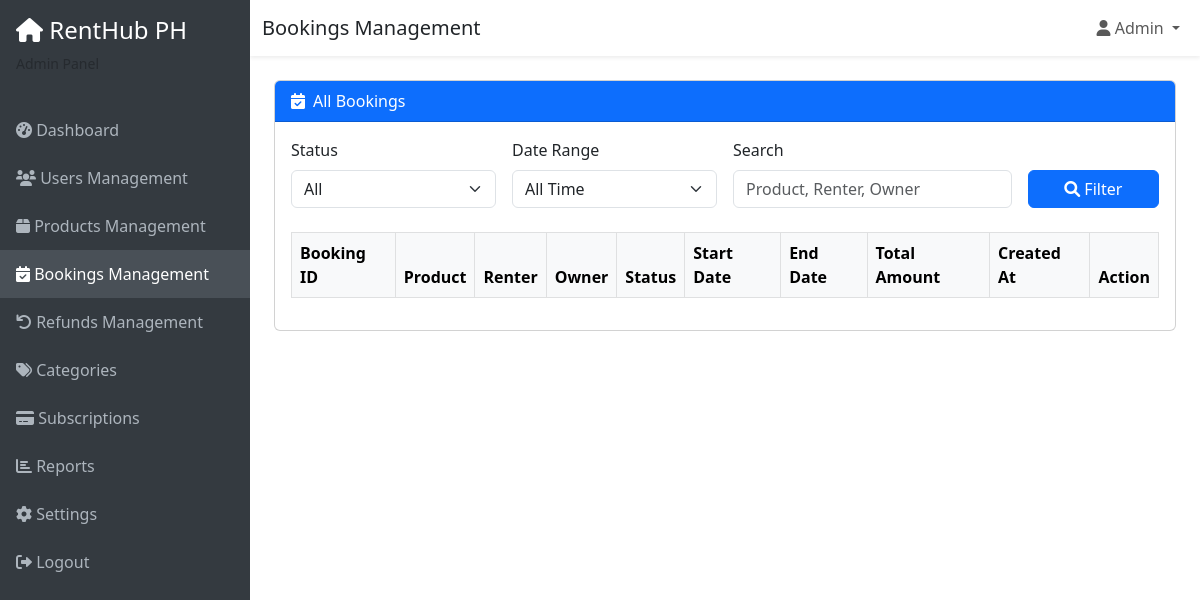
/admin/bookings.php (signed in), run on an earlier commit of the app's database.
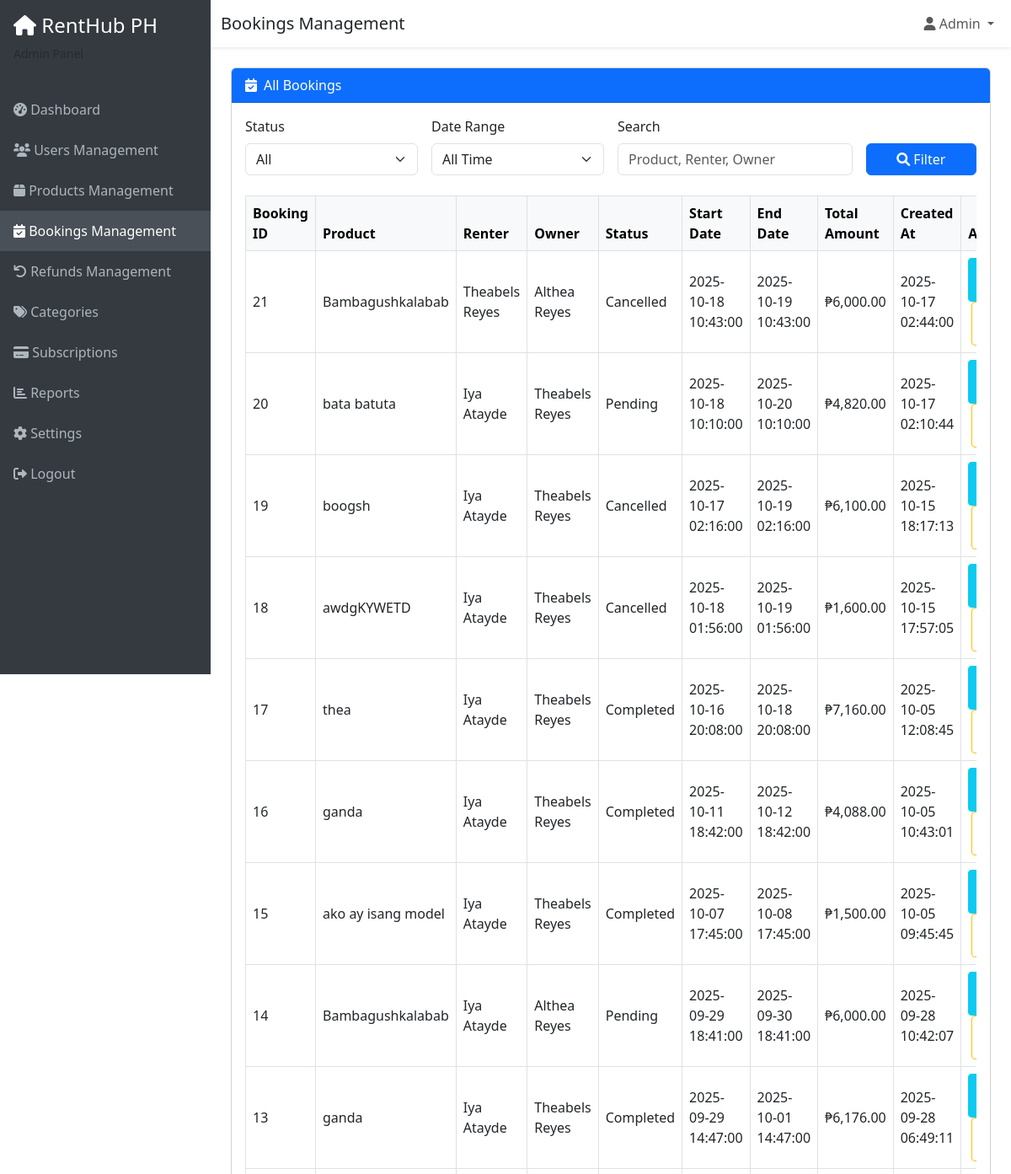
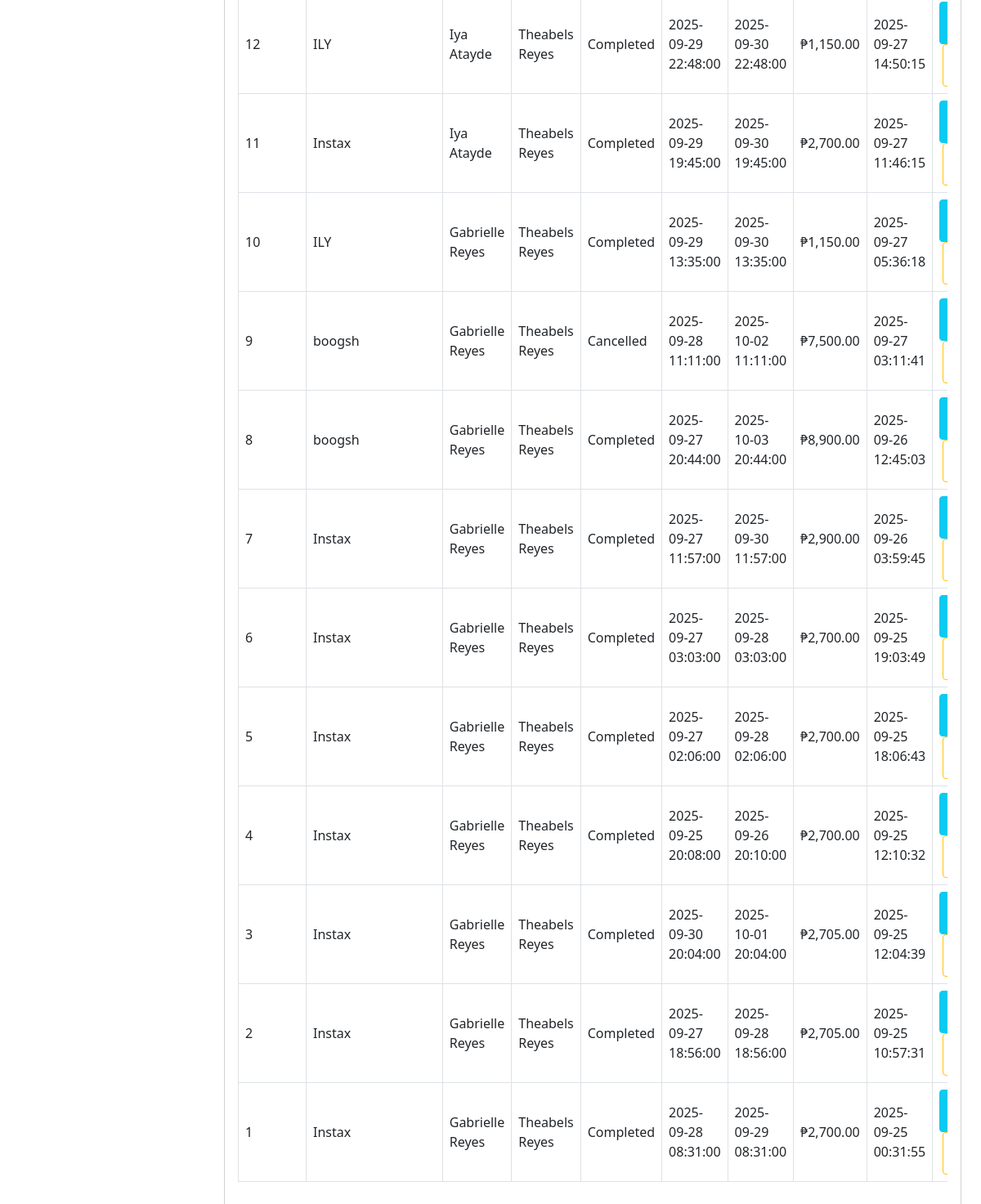
And on a later commit of the database (2 pictures, top to bottom).
### tables this page shows
CREATE TABLE `bookings` (
  `BookingID` int(11) NOT NULL,
  `ProductID` int(11) DEFAULT NULL,
  `RenterID` int(11) DEFAULT NULL,
  `OwnerID` int(11) DEFAULT NULL,
  `Book_StartDate` datetime NOT NULL,
  `Book_EndDate` datetime NOT NULL,
  `Book_TotalAmount` decimal(10,2) NOT NULL,
  `Book_SecurityDeposit` decimal(10,2) DEFAULT NULL,
  `Book_DeliveryFee` decimal(8,2) DEFAULT NULL,
  `Book_Status` varchar(50) DEFAULT 'Pending',
  `Book_PickupType` varchar(20) DEFAULT NULL,
  `Book_CreatedAt` timestamp NOT NULL DEFAULT current_timestamp(),
  `Book_UpdatedAt` timestamp NOT NULL DEFAULT current_timestamp() ON UPDATE current_timestamp(),
  `Book_CancelReason` text DEFAULT NULL,
  `Book_Notes` text DEFAULT NULL,
  `Book_Damaged` tinyint(1) NOT NULL DEFAULT 0
);

CREATE TABLE `products` (
  `ProductID` int(11) NOT NULL,
  `OwnerID` int(11) DEFAULT NULL,
  `CategoryID` int(11) DEFAULT NULL,
  `Prod_Name` varchar(255) NOT NULL,
  `Prod_Description` text DEFAULT NULL,
  `Prod_Brand` varchar(100) DEFAULT NULL,
  `Prod_Model` varchar(100) DEFAULT NULL,
  `Prod_Condition` varchar(50) DEFAULT NULL,
  `Prod_RentalPrice` decimal(10,2) NOT NULL,
  `Prod_PriceType` varchar(20) DEFAULT NULL,
  `Prod_SecurityDeposit` decimal(10,2) DEFAULT NULL,
  `Prod_MinRentalDuration` int(11) DEFAULT NULL,
  `Prod_MaxRentalDuration` int(11) DEFAULT NULL,
  `Prod_Availability` tinyint(1) DEFAULT 1,
  `Prod_CreatedAt` timestamp NOT NULL DEFAULT current_timestamp(),
  `Prod_UpdatedAt` timestamp NOT NULL DEFAULT current_timestamp() ON UPDATE current_timestamp(),
  `Prod_Status` varchar(50) DEFAULT 'Active',
  `Prod_IsFeatured` tinyint(1) DEFAULT 0,
  `Prod_FeaturedUntil` datetime DEFAULT NULL
);

CREATE TABLE `user_accounts` (
  `UserID` int(11) NOT NULL,
  `User_Name` varchar(255) NOT NULL,
  `User_Email` varchar(255) NOT NULL,
  `User_Password` varchar(255) NOT NULL,
  `User_Phone` varchar(20) DEFAULT NULL,
  `User_Role` int(11) DEFAULT NULL,
  `User_CreatedAt` timestamp NOT NULL DEFAULT current_timestamp(),
  `User_UpdatedAt` timestamp NOT NULL DEFAULT current_timestamp() ON UPDATE current_timestamp(),
  `User_Photo` varchar(255) DEFAULT NULL,
  `User_IsVerified` tinyint(1) DEFAULT 0,
  `User_Status` varchar(50) DEFAULT 'Active',
  `User_Birthdate` date DEFAULT NULL,
  `User_Gender` varchar(20) DEFAULT NULL,
  `User_Bio` text DEFAULT NULL
);

### admin/bookings.php (the view, shortened to what the changed rows need)
<?php
$database = new Database();
$conn = $database->getConnection();
$conditions = [];
$params = [];
$where = $conditions ? ('WHERE ' . implode(' AND ', $conditions)) : '';
$query = "SELECT b.*, p.Prod_Name, p.Prod_Description, u1.User_Name AS Renter_Name, u2.User_Name AS Owner_Name
          FROM bookings b
          JOIN products p ON b.ProductID = p.ProductID
          JOIN user_accounts u1 ON b.RenterID = u1.UserID
          JOIN user_accounts u2 ON p.OwnerID = u2.UserID
          $where
          ORDER BY b.Book_CreatedAt DESC";
$stmt = $conn->prepare($query);
$stmt->execute($params);
$bookings = $stmt->fetchAll(PDO::FETCH_ASSOC);
?>
<!DOCTYPE html>
<html lang="en">
<head>
    <link href="https://cdn.jsdelivr.net/npm/bootstrap@5.3.0/dist/css/bootstrap.min.css" rel="stylesheet">
    <link href="https://cdnjs.cloudflare.com/ajax/libs/font-awesome/6.0.0/css/all.min.css" rel="stylesheet">
</head>
<body>
    <div class="main-content">
        <div class="container-fluid p-4">
            <div class="card mb-4">
                <div class="card-body">
                    <div class="table-responsive">
                        <table class="table table-bordered table-hover align-middle">
                            <thead class="table-light">
                                <tr class="<?php echo isset($_SESSION['flagged_bookings'][$booking['BookingID']]) ? 'table-warning' : ''; ?>">
                                    <th>Booking ID</th>
                                    <th>Product</th>
                                    <th>Renter</th>
                                    <th>Owner</th>
                                    <th>Status</th>
                                    <th>Start Date</th>
                                    <th>End Date</th>
                                    <th>Total Amount</th>
                                    <th>Created At</th>
                                       <th>Action</th>
                                </tr>
                            </thead>
                            <tbody>
                                <?php foreach($bookings as $booking): ?>
                                <tr>
                                    <td><?php echo $booking['BookingID']; ?></td>
                                    <td><?php echo htmlspecialchars($booking['Prod_Name']); ?></td>
                                    <td><?php echo htmlspecialchars($booking['Renter_Name']); ?></td>
                                    <td><?php echo htmlspecialchars($booking['Owner_Name']); ?></td>
                                    <td><?php echo htmlspecialchars($booking['Book_Status']); ?></td>
                                    <td><?php echo htmlspecialchars($booking['Book_StartDate']); ?></td>
                                    <td><?php echo htmlspecialchars($booking['Book_EndDate']); ?></td>
                                    <td>₱<?php echo number_format($booking['Book_TotalAmount'], 2); ?></td>
                                    <td><?php echo htmlspecialchars($booking['Book_CreatedAt']); ?></td>
                                    <td>
                                        <button class="btn btn-sm btn-info" data-bs-toggle="modal" data-bs-target="#detailsModal<?php echo $booking['BookingID']; ?>">
                                        </button>
                                        <form method="post" style="display:inline">
                                            <button type="submit" class="btn btn-sm <?php echo isset($_SESSION['flagged_bookings'][$booking['BookingID']]) ? 'btn-warning' : 'btn-outline-warning'; ?> ms-1" title="Flag as suspicious">
                                            </button>
                                        </form>
                                    </td>
                                </tr>
                                <?php endforeach; ?>
                            </tbody>
                        </table>
                    </div>
                </div>
            </div>
        </div>
    </div>
</body>
</html>

What changed in the data, as far as the page shows it:
added bookings: BookingID "21", ProductID.Prod_Name "Bambagushkalabab", RenterID.User_Name "Theabels Reyes", OwnerID.User_Name "Althea Reyes", Book_Status "Cancelled", Book_StartDate "2025-10-18 10:43:00", Book_EndDate "2025-10-19 10:43:00", Book_TotalAmount "6,000.00", Book_CreatedAt "2025-10-17 02:44:00"
added bookings: BookingID "20", ProductID.Prod_Name "bata batuta", RenterID.User_Name "Iya Atayde", OwnerID.User_Name "Theabels Reyes", Book_Status "Pending", Book_StartDate "2025-10-18 10:10:00", Book_EndDate "2025-10-20 10:10:00", Book_TotalAmount "4,820.00", Book_CreatedAt "2025-10-17 02:10:44"
added bookings: BookingID "19", ProductID.Prod_Name "boogsh", RenterID.User_Name "Iya Atayde", OwnerID.User_Name "Theabels Reyes", Book_Status "Cancelled", Book_StartDate "2025-10-17 02:16:00", Book_EndDate "2025-10-19 02:16:00", Book_TotalAmount "6,100.00", Book_CreatedAt "2025-10-15 18:17:13"
added bookings: BookingID "18", ProductID.Prod_Name "awdgKYWETD", RenterID.User_Name "Iya Atayde", OwnerID.User_Name "Theabels Reyes", Book_Status "Cancelled", Book_StartDate "2025-10-18 01:56:00", Book_EndDate "2025-10-19 01:56:00", Book_TotalAmount "1,600.00", Book_CreatedAt "2025-10-15 17:57:05"
added bookings: BookingID "17", ProductID.Prod_Name "thea", RenterID.User_Name "Iya Atayde", OwnerID.User_Name "Theabels Reyes", Book_Status "Completed", Book_StartDate "2025-10-16 20:08:00", Book_EndDate "2025-10-18 20:08:00", Book_TotalAmount "7,160.00", Book_CreatedAt "2025-10-05 12:08:45"
added bookings: BookingID "16", ProductID.Prod_Name "ganda", RenterID.User_Name "Iya Atayde", OwnerID.User_Name "Theabels Reyes", Book_Status "Completed", Book_StartDate "2025-10-11 18:42:00", Book_EndDate "2025-10-12 18:42:00", Book_TotalAmount "4,088.00", Book_CreatedAt "2025-10-05 10:43:01"
added bookings: BookingID "15", ProductID.Prod_Name "ako ay isang model", RenterID.User_Name "Iya Atayde", OwnerID.User_Name "Theabels Reyes", Book_Status "Completed", Book_StartDate "2025-10-07 17:45:00", Book_EndDate "2025-10-08 17:45:00", Book_TotalAmount "1,500.00", Book_CreatedAt "2025-10-05 09:45:45"
added bookings: BookingID "14", ProductID.Prod_Name "Bambagushkalabab", RenterID.User_Name "Iya Atayde", OwnerID.User_Name "Althea Reyes", Book_Status "Pending", Book_StartDate "2025-09-29 18:41:00", Book_EndDate "2025-09-30 18:41:00", Book_TotalAmount "6,000.00", Book_CreatedAt "2025-09-28 10:42:07"
added bookings: BookingID "13", ProductID.Prod_Name "ganda", RenterID.User_Name "Iya Atayde", OwnerID.User_Name "Theabels Reyes", Book_Status "Completed", Book_StartDate "2025-09-29 14:47:00", Book_EndDate "2025-10-01 14:47:00", Book_TotalAmount "6,176.00", Book_CreatedAt "2025-09-28 06:49:11"
added bookings: BookingID "12", ProductID.Prod_Name "ILY", RenterID.User_Name "Iya Atayde", OwnerID.User_Name "Theabels Reyes", Book_Status "Completed", Book_StartDate "2025-09-29 22:48:00", Book_EndDate "2025-09-30 22:48:00", Book_TotalAmount "1,150.00", Book_CreatedAt "2025-09-27 14:50:15"
added bookings: BookingID "11", ProductID.Prod_Name "Instax", RenterID.User_Name "Iya Atayde", OwnerID.User_Name "Theabels Reyes", Book_Status "Completed", Book_StartDate "2025-09-29 19:45:00", Book_EndDate "2025-09-30 19:45:00", Book_TotalAmount "2,700.00", Book_CreatedAt "2025-09-27 11:46:15"
added bookings: BookingID "10", ProductID.Prod_Name "ILY", RenterID.User_Name "Gabrielle Reyes", OwnerID.User_Name "Theabels Reyes", Book_Status "Completed", Book_StartDate "2025-09-29 13:35:00", Book_EndDate "2025-09-30 13:35:00", Book_TotalAmount "1,150.00", Book_CreatedAt "2025-09-27 05:36:18"
added bookings: BookingID "9", ProductID.Prod_Name "boogsh", RenterID.User_Name "Gabrielle Reyes", OwnerID.User_Name "Theabels Reyes", Book_Status "Cancelled", Book_StartDate "2025-09-28 11:11:00", Book_EndDate "2025-10-02 11:11:00", Book_TotalAmount "7,500.00", Book_CreatedAt "2025-09-27 03:11:41"
added bookings: BookingID "8", ProductID.Prod_Name "boogsh", RenterID.User_Name "Gabrielle Reyes", OwnerID.User_Name "Theabels Reyes", Book_Status "Completed", Book_StartDate "2025-09-27 20:44:00", Book_EndDate "2025-10-03 20:44:00", Book_TotalAmount "8,900.00", Book_CreatedAt "2025-09-26 12:45:03"
added bookings: BookingID "7", ProductID.Prod_Name "Instax", RenterID.User_Name "Gabrielle Reyes", OwnerID.User_Name "Theabels Reyes", Book_Status "Completed", Book_StartDate "2025-09-27 11:57:00", Book_EndDate "2025-09-30 11:57:00", Book_TotalAmount "2,900.00", Book_CreatedAt "2025-09-26 03:59:45"
added bookings: BookingID "6", ProductID.Prod_Name "Instax", RenterID.User_Name "Gabrielle Reyes", OwnerID.User_Name "Theabels Reyes", Book_Status "Completed", Book_StartDate "2025-09-27 03:03:00", Book_EndDate "2025-09-28 03:03:00", Book_TotalAmount "2,700.00", Book_CreatedAt "2025-09-25 19:03:49"
added bookings: BookingID "5", ProductID.Prod_Name "Instax", RenterID.User_Name "Gabrielle Reyes", OwnerID.User_Name "Theabels Reyes", Book_Status "Completed", Book_StartDate "2025-09-27 02:06:00", Book_EndDate "2025-09-28 02:06:00", Book_TotalAmount "2,700.00", Book_CreatedAt "2025-09-25 18:06:43"
added bookings: BookingID "4", ProductID.Prod_Name "Instax", RenterID.User_Name "Gabrielle Reyes", OwnerID.User_Name "Theabels Reyes", Book_Status "Completed", Book_StartDate "2025-09-25 20:08:00", Book_EndDate "2025-09-26 20:10:00", Book_TotalAmount "2,700.00", Book_CreatedAt "2025-09-25 12:10:32"
added bookings: BookingID "3", ProductID.Prod_Name "Instax", RenterID.User_Name "Gabrielle Reyes", OwnerID.User_Name "Theabels Reyes", Book_Status "Completed", Book_StartDate "2025-09-30 20:04:00", Book_EndDate "2025-10-01 20:04:00", Book_TotalAmount "2,705.00", Book_CreatedAt "2025-09-25 12:04:39"
added bookings: BookingID "2", ProductID.Prod_Name "Instax", RenterID.User_Name "Gabrielle Reyes", OwnerID.User_Name "Theabels Reyes", Book_Status "Completed", Book_StartDate "2025-09-27 18:56:00", Book_EndDate "2025-09-28 18:56:00", Book_TotalAmount "2,705.00", Book_CreatedAt "2025-09-25 10:57:31"
added bookings: BookingID "1", ProductID.Prod_Name "Instax", RenterID.User_Name "Gabrielle Reyes", OwnerID.User_Name "Theabels Reyes", Book_Status "Completed", Book_StartDate "2025-09-28 08:31:00", Book_EndDate "2025-09-29 08:31:00", Book_TotalAmount "2,700.00", Book_CreatedAt "2025-09-25 00:31:55"
